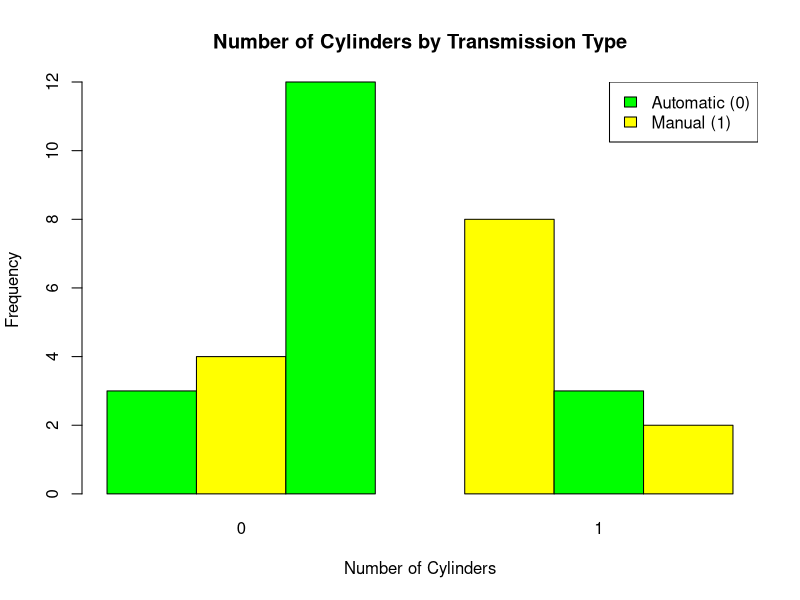

Here is the R script that generated this plot:
# Load the mtcars dataset
data(mtcars)

# Create a cross-tabulation of cyl and am
cyl_am_tab <- table(mtcars$cyl, mtcars$am)

# Define color palette for transmission type
colors <- c("Automatic (0)" = "green", "Manual (1)" = "yellow")

# Create the bar plot with colors and labels
barplot(cyl_am_tab, beside = TRUE, col = colors, 
        main = "Number of Cylinders by Transmission Type",
        xlab = "Number of Cylinders", ylab = "Frequency")

# Adding a legend for transmission type
legend("topright", legend = c("Automatic (0)", "Manual (1)"), fill = colors)
